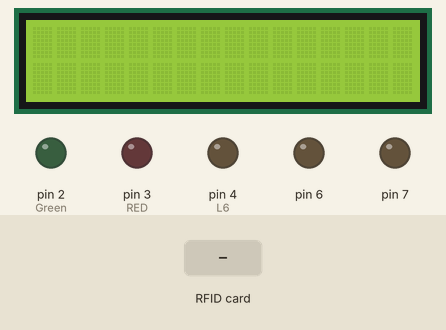
Bench run of a sketch on a simulated Arduino Uno, built with avr-gcc and run on an emulated ATmega328P. On the bench: 16×2 character LCD, output pins drawn as LEDs (lit = HIGH). The inputs (shaded band) are chosen by the test bench. Pins used as bus, display or sensor lines are not drawn; what the sketch prints to the serial monitor is not drawn.

Above: at 1.3 s.
1.4 s: RFID card A3 6A 11 0A held to the reader
At 3.2 s:
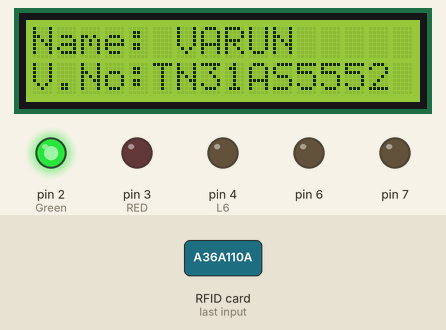
3.7 s: RFID card 5E 7A 19 C4 held to the reader
At 5.3 s:
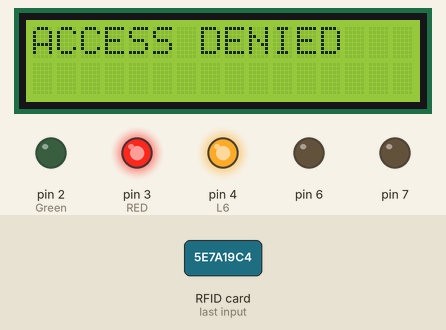
6.0 s: RFID card 34 FF DF 0B held to the reader
At 8.3 s:
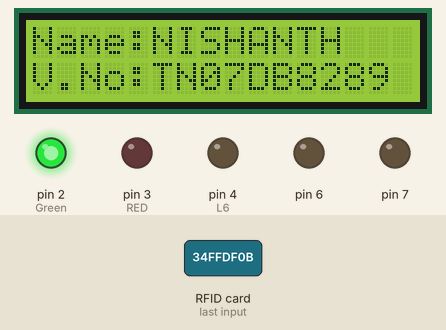
Timing chart, 0 to 9.8 s (numbered marks = the images above; inputs shaded):
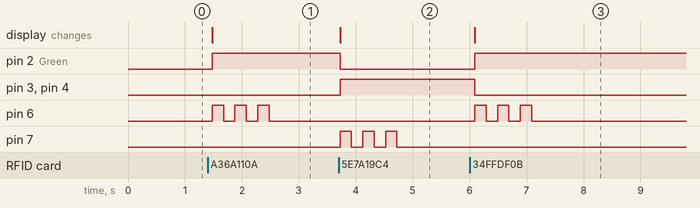

The sketch:

rfid.ino
```cpp
#include <SPI.h>
#include <MFRC522.h>
#include <Wire.h>
#include <LiquidCrystal_I2C.h>
LiquidCrystal_I2C lcd(0x27, 16, 2);

#define SS_PIN 10
#define RST_PIN 9
int RED=3;
int Green=2;
int L6=4;
int BUZZER=4;
MFRC522 mfrc522(SS_PIN, RST_PIN);   // Create MFRC522 instance.

void setup()
{
  pinMode(RED,OUTPUT);
  pinMode(Green,OUTPUT);
  pinMode(L6,OUTPUT);
  pinMode(7,1);
  pinMode(6,1);
  Serial.begin(9600);   // Initiate a serial communication
  SPI.begin();      // Initiate  SPI bus
  mfrc522.PCD_Init();   // Initiate MFRC522
  Serial.println("Approximate your card to the reader...");
  Serial.println();
  lcd.init();
  lcd.backlight();


}
void loop()
{
  // Look for new cards
  if ( ! mfrc522.PICC_IsNewCardPresent())
  {
    return;
  }
  // Select one of the cards
  if ( ! mfrc522.PICC_ReadCardSerial())
  {
    return;
  }
  //Show UID on serial monitor
  Serial.print("UID tag :");
  String content= "";
  byte letter;
  for (byte i = 0; i < mfrc522.uid.size; i++)
  {
     Serial.print(mfrc522.uid.uidByte[i] < 0x10 ? " 0" : " ");
     Serial.print(mfrc522.uid.uidByte[i], HEX);
     content.concat(String(mfrc522.uid.uidByte[i] < 0x10 ? " 0" : " "));
     content.concat(String(mfrc522.uid.uidByte[i], HEX));
  }
  Serial.println();
  content.toUpperCase();
  if (content.substring(1) == "A3 6A 11 0A") //change here the UID of the card/cards that you want to give access
  {
    Serial.println("Name: VARUN");
    Serial.println("Vehicle.No: TN31AS5552");
    Serial.println("-----------------------------");
    Serial.println("");
    lcd.setCursor(0,0);
    lcd.clear();
    lcd.print("Name: VARUN");
    lcd.setCursor(0,1);
    lcd.print("V.No:TN31AS5552");
    digitalWrite(Green,HIGH);
    digitalWrite(RED,LOW);
    digitalWrite(L6,HIGH);
    digitalWrite(BUZZER,LOW);
    digitalWrite(6,1);
    delay(200);
    digitalWrite(6,0);
    delay(200);
    digitalWrite(6,1);
    delay(200);
    digitalWrite(6,0);
    delay(200);
    digitalWrite(6,1);
    delay(200);
    digitalWrite(6,0);
    delay(1000);
  }
  else if (content.substring(1) == "34 FF DF 0B") //change here the UID of the card/cards that you want to give access
  {
    Serial.println("Name: NISHANTH");
    Serial.println("Vehicle.No: TN07DB-8289");
    Serial.println("-----------------------------");
    Serial.println("");
    lcd.clear();
    lcd.print("Name:NISHANTH");
    lcd.setCursor(0,1);
    lcd.print("V.No:TN07DB8289");
    digitalWrite(RED,LOW);
    digitalWrite(Green,HIGH);
    digitalWrite(L6,HIGH);
    digitalWrite(BUZZER,LOW);
    digitalWrite(6,1);
    delay(200);
    digitalWrite(6,0);
    delay(200);
    digitalWrite(6,1);
    delay(200);
    digitalWrite(6,0);
    delay(200);
    digitalWrite(6,1);
    delay(200);
    digitalWrite(6,0);
    delay(1000);
  }
  else
  {
    Serial.println(" Access Denied");
    Serial.println();
    lcd.clear();
    lcd.print("ACCESS DENIED");
    Serial.println("-----------------------------");
    Serial.println("");
    digitalWrite(RED,HIGH);
    digitalWrite(Green,LOW);
    digitalWrite(L6,LOW);
    digitalWrite(BUZZER,HIGH);
    digitalWrite(7,1);
    delay(200);
    digitalWrite(7,0);
    delay(200);
    digitalWrite(7,1);
    delay(200);
    digitalWrite(7,0);
    delay(200);
    digitalWrite(7,1);
    delay(200);
    digitalWrite(7,0);
    delay(1000);
  }


}
```

Measured:
- after the input at 1.4 s, pin 2 (Green): LOW → HIGH after 0.08 s; pin 6: alternates HIGH for 0.20 s and LOW for 0.20 s, 6 changes in all, then stays LOW, starting after 0.08 s; the display: changes after 0.08 s (image 1)
- after the input at 3.7 s, pin 2 (Green): HIGH → LOW at once; pin 3 (RED), pin 4 (L6): LOW → HIGH at once; pin 7: alternates HIGH for 0.20 s and LOW for 0.20 s, 6 changes in all, then stays LOW, starting at once; the display: changes at once (image 2)
- after the input at 6.0 s, pin 2 (Green): LOW → HIGH after 0.09 s; pin 3 (RED), pin 4 (L6): HIGH → LOW after 0.09 s; pin 6: alternates HIGH for 0.20 s and LOW for 0.20 s, 6 changes in all, then stays LOW, starting after 0.09 s; the display: changes after 0.09 s (image 3)
